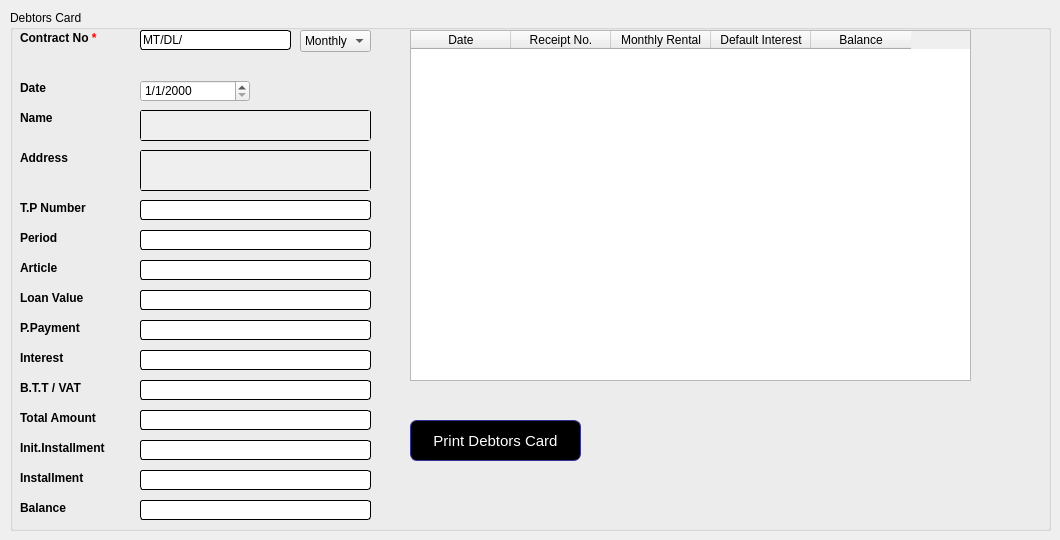
      <widget class="QWidget" name="tab_3">
       <attribute name="title">
        <string>Debtors Card</string>
       </attribute>
       <widget class="QGroupBox" name="groupBox_12">
        <property name="geometry">
         <rect>
          <x>10</x>
          <y>10</y>
          <width>1041</width>
          <height>521</height>
         </rect>
        </property>
        <property name="styleSheet">
         <string notr="true">QLabel {
font-weight: bold;
font-size: 12px;
}
QLineEdit,QListWidget,QPlainTextEdit {	
       border: 1px solid rgb(0, 0, 0);	 	      
       border-radius: 3px;	 	       
 	

       selection-background-color: rgb(253, 216, 134);	 	       selection-background-color: rgb(253, 216, 134);	

       font-size: 12px;	 	       font-size: 12px;	
}</string>
        </property>
        <property name="title">
         <string>Debtors Card</string>
        </property>
        <widget class="QLabel" name="label_43">
         <property name="geometry">
          <rect>
           <x>10</x>
           <y>70</y>
           <width>81</width>
           <height>16</height>
          </rect>
         </property>
         <property name="text">
          <string>Date</string>
         </property>
        </widget>
        <widget class="QLabel" name="label_44">
         <property name="geometry">
          <rect>
           <x>10</x>
           <y>100</y>
           <width>81</width>
           <height>16</height>
          </rect>
         </property>
         <property name="text">
          <string>Name</string>
         </property>
        </widget>
        <widget class="QLineEdit" name="lineEdit_36">
         <property name="enabled">
          <bool>false</bool>
         </property>
         <property name="geometry">
          <rect>
           <x>130</x>
           <y>220</y>
           <width>231</width>
           <height>20</height>
          </rect>
         </property>
         <property name="text">
          <string/>
         </property>
        </widget>
        <widget class="QLabel" name="label_45">
         <property name="geometry">
          <rect>
           <x>10</x>
           <y>190</y>
           <width>81</width>
           <height>16</height>
          </rect>
         </property>
         <property name="text">
          <string>T.P Number</string>
         </property>
        </widget>
        <widget class="QLabel" name="label_46">
         <property name="geometry">
          <rect>
           <x>10</x>
           <y>140</y>
           <width>81</width>
           <height>16</height>
          </rect>
         </property>
         <property name="text">
          <string>Address</string>
         </property>
        </widget>
        <widget class="QLineEdit" name="lineEdit_40">
         <property name="enabled">
          <bool>false</bool>
         </property>
         <property name="geometry">
          <rect>
           <x>130</x>
           <y>190</y>
           <width>231</width>
           <height>20</height>
          </rect>
         </property>
         <property name="text">
          <string/>
         </property>
        </widget>
        <widget class="QLabel" name="label_47">
         <property name="geometry">
          <rect>
           <x>10</x>
           <y>280</y>
           <width>81</width>
           <height>16</height>
          </rect>
         </property>
         <property name="text">
          <string>Loan Value</string>
         </property>
        </widget>
        <widget class="QLineEdit" name="lineEdit_41">
         <property name="enabled">
          <bool>false</bool>
         </property>
         <property name="geometry">
          <rect>
           <x>130</x>
           <y>280</y>
           <width>231</width>
           <height>20</height>
          </rect>
         </property>
         <property name="text">
          <string/>
         </property>
        </widget>
        <widget class="QLabel" name="label_48">
         <property name="geometry">
          <rect>
           <x>10</x>
           <y>250</y>
           <width>81</width>
           <height>16</height>
          </rect>
         </property>
         <property name="text">
          <string>Article</string>
         </property>
        </widget>
        <widget class="QLineEdit" name="lineEdit_42">
         <property name="geometry">
          <rect>
           <x>130</x>
           <y>250</y>
           <width>231</width>
           <height>20</height>
          </rect>
         </property>
         <property name="text">
          <string/>
         </property>
        </widget>
        <widget class="QLabel" name="label_50">
         <property name="geometry">
          <rect>
           <x>10</x>
           <y>220</y>
           <width>81</width>
           <height>16</height>
          </rect>
         </property>
         <property name="text">
          <string>Period</string>
         </property>
        </widget>
        <widget class="QLineEdit" name="lineEdit_43">
         <property name="geometry">
          <rect>
           <x>130</x>
           <y>20</y>
           <width>151</width>
           <height>20</height>
          </rect>
         </property>
         <property name="text">
          <string>MT/DL/</string>
         </property>
        </widget>
        <widget class="QLabel" name="label_51">
         <property name="geometry">
          <rect>
           <x>10</x>
           <y>20</y>
           <width>91</width>
           <height>16</height>
          </rect>
         </property>
         <property name="text">
          <string>Contract No &lt;span style=&quot;color: red&quot;&gt;*&lt;/span&gt;</string>
         </property>
        </widget>
        <widget class="QPlainTextEdit" name="plainTextEdit_11">
         <property name="enabled">
          <bool>false</bool>
         </property>
         <property name="geometry">
          <rect>
           <x>130</x>
           <y>140</y>
           <width>231</width>
           <height>41</height>
          </rect>
         </property>
        </widget>
        <widget class="QLineEdit" name="lineEdit_44">
         <property name="enabled">
          <bool>false</bool>
         </property>
         <property name="geometry">
          <rect>
           <x>130</x>
           <y>310</y>
           <width>231</width>
           <height>20</height>
          </rect>
         </property>
         <property name="text">
          <string/>
         </property>
        </widget>
        <widget class="QLabel" name="label_52">
         <property name="geometry">
          <rect>
           <x>10</x>
           <y>310</y>
           <width>81</width>
           <height>16</height>
          </rect>
         </property>
         <property name="text">
          <string>P.Payment</string>
         </property>
        </widget>
        <widget class="QLineEdit" name="lineEdit_45">
         <property name="enabled">
          <bool>false</bool>
         </property>
         <property name="geometry">
          <rect>
           <x>130</x>
           <y>340</y>
           <width>231</width>
           <height>20</height>
          </rect>
         </property>
         <property name="text">
          <string/>
         </property>
        </widget>
        <widget class="QLabel" name="label_58">
         <property name="geometry">
          <rect>
           <x>10</x>
           <y>400</y>
           <width>91</width>
           <height>16</height>
          </rect>
         </property>
         <property name="text">
          <string>Total Amount</string>
         </property>
        </widget>
        <widget class="QLineEdit" name="lineEdit_46">
         <property name="enabled">
          <bool>false</bool>
         </property>
         <property name="geometry">
          <rect>
           <x>130</x>
           <y>460</y>
           <width>231</width>
           <height>20</height>
          </rect>
         </property>
         <property name="text">
          <string/>
         </property>
        </widget>
        <widget class="QLabel" name="label_59">
         <property name="geometry">
          <rect>
           <x>10</x>
           <y>460</y>
           <width>81</width>
           <height>16</height>
          </rect>
         </property>
         <property name="text">
          <string>Installment</string>
         </property>
        </widget>
        <widget class="QLineEdit" name="lineEdit_47">
         <property name="enabled">
          <bool>false</bool>
         </property>
         <property name="geometry">
          <rect>
           <x>130</x>
           <y>430</y>
           <width>231</width>
           <height>20</height>
          </rect>
         </property>
         <property name="text">
          <string/>
         </property>
        </widget>
        <widget class="QLabel" name="label_60">
         <property name="geometry">
          <rect>
           <x>10</x>
           <y>430</y>
           <width>101</width>
           <height>16</height>
          </rect>
         </property>
         <property name="text">
          <string>Init.Installment</string>
         </property>
        </widget>
        <widget class="QLineEdit" name="lineEdit_48">
         <property name="enabled">
          <bool>false</bool>
         </property>
         <property name="geometry">
          <rect>
           <x>130</x>
           <y>400</y>
           <width>231</width>
           <height>20</height>
          </rect>
         </property>
         <property name="text">
          <string/>
         </property>
        </widget>
        <widget class="QLabel" name="label_61">
         <property name="geometry">
          <rect>
           <x>10</x>
           <y>370</y>
           <width>81</width>
           <height>16</height>
          </rect>
         </property>
         <property name="text">
          <string>B.T.T / VAT</string>
         </property>
        </widget>
        <widget class="QLineEdit" name="lineEdit_49">
         <property name="enabled">
          <bool>false</bool>
         </property>
         <property name="geometry">
          <rect>
           <x>130</x>
           <y>370</y>
           <width>231</width>
           <height>20</height>
          </rect>
         </property>
         <property name="text">
          <string/>
         </property>
        </widget>
        <widget class="QLabel" name="label_62">
         <property name="geometry">
          <rect>
           <x>10</x>
           <y>340</y>
           <width>81</width>
           <height>16</height>
          </rect>
         </property>
         <property name="text">
          <string>Interest</string>
         </property>
        </widget>
        <widget class="QLabel" name="label_63">
         <property name="geometry">
          <rect>
           <x>10</x>
           <y>490</y>
           <width>81</width>
           <height>16</height>
          </rect>
         </property>
         <property name="text">
          <string>Balance</string>
         </property>
        </widget>
        <widget class="QLineEdit" name="lineEdit_50">
         <property name="enabled">
          <bool>false</bool>
         </property>
         <property name="geometry">
          <rect>
           <x>130</x>
           <y>490</y>
           <width>231</width>
           <height>20</height>
          </rect>
         </property>
         <property name="text">
          <string/>
         </property>
        </widget>
        <widget class="QTableWidget" name="tableWidget_2">
         <property name="enabled">
          <bool>true</bool>
         </property>
         <property name="geometry">
          <rect>
           <x>400</x>
           <y>20</y>
           <width>561</width>
           <height>351</height>
          </rect>
         </property>
         <column>
          <property name="text">
           <string>Date</string>
          </property>
         </column>
         <column>
          <property name="text">
           <string>Receipt No.</string>
          </property>
         </column>
         <column>
          <property name="text">
           <string>Monthly Rental</string>
          </property>
         </column>
         <column>
          <property name="text">
           <string>Default Interest</string>
          </property>
         </column>
         <column>
          <property name="text">
           <string>Balance</string>
          </property>
         </column>
        </widget>
        <widget class="QPushButton" name="pushButton_10">
         <property name="geometry">
          <rect>
           <x>400</x>
           <y>410</y>
           <width>171</width>
           <height>41</height>
          </rect>
         </property>
         <property name="styleSheet">
          <string notr="true">QPushButton:hover {
color: black;
background-color: grey;
border-width: 1px;
border-color: #339;
border-style: solid;
border-radius: 7;
padding: 3px;
font-size: 15px;
padding-left: 5px;
padding-right: 5px;
}
QPushButton {
color: white;
background-color: QLinearGradient( );
border-width: 1px;
border-color: #339;
border-style: solid;
border-radius: 7;
padding: 3px;
font-size: 15px;
padding-left: 5px;
padding-right: 5px;

}</string>
         </property>
         <property name="text">
          <string>Print Debtors Card</string>
         </property>
        </widget>
        <widget class="QDateEdit" name="dateEdit_20">
         <property name="enabled">
          <bool>true</bool>
         </property>
         <property name="geometry">
          <rect>
           <x>130</x>
           <y>70</y>
           <width>110</width>
           <height>22</height>
          </rect>
         </property>
         <property name="displayFormat">
          <string>d/M/yyyy</string>
         </property>
        </widget>
        <widget class="QLabel" name="label_37">
         <property name="geometry">
          <rect>
           <x>100</x>
           <y>40</y>
           <width>271</width>
           <height>21</height>
          </rect>
         </property>
         <property name="styleSheet">
          <string notr="true">color:red;</string>
         </property>
         <property name="text">
          <string/>
         </property>
        </widget>
        <widget class="QPlainTextEdit" name="plainTextEdit_14">
         <property name="enabled">
          <bool>false</bool>
         </property>
         <property name="geometry">
          <rect>
           <x>130</x>
           <y>100</y>
           <width>231</width>
           <height>31</height>
          </rect>
         </property>
        </widget>
        <widget class="QComboBox" name="comboBox_18">
         <property name="geometry">
          <rect>
           <x>290</x>
           <y>20</y>
           <width>71</width>
           <height>22</height>
          </rect>
         </property>
         <item>
          <property name="text">
           <string>Monthly</string>
          </property>
         </item>
         <item>
          <property name="text">
           <string>Weekly</string>
          </property>
         </item>
         <item>
          <property name="text">
           <string>Daily</string>
          </property>
         </item>
        </widget>
       </widget>
      </widget>
